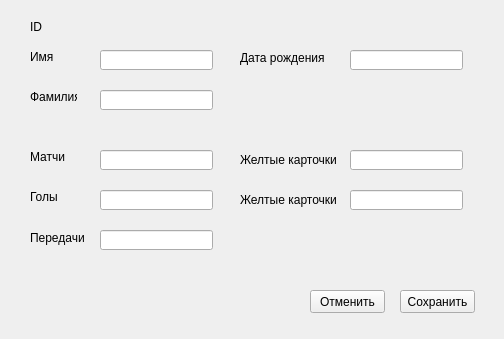
<?xml version="1.0" encoding="UTF-8"?>
<ui version="4.0">
 <class>Form</class>
 <widget class="QWidget" name="Form">
  <property name="geometry">
   <rect>
    <x>0</x>
    <y>0</y>
    <width>504</width>
    <height>339</height>
   </rect>
  </property>
  <property name="windowTitle">
   <string>Form</string>
  </property>
  <widget class="QLineEdit" name="lineEdit">
   <property name="geometry">
    <rect>
     <x>100</x>
     <y>50</y>
     <width>113</width>
     <height>20</height>
    </rect>
   </property>
  </widget>
  <widget class="QLabel" name="label">
   <property name="geometry">
    <rect>
     <x>30</x>
     <y>20</y>
     <width>47</width>
     <height>13</height>
    </rect>
   </property>
   <property name="text">
    <string>ID </string>
   </property>
  </widget>
  <widget class="QLabel" name="label_2">
   <property name="geometry">
    <rect>
     <x>30</x>
     <y>50</y>
     <width>47</width>
     <height>13</height>
    </rect>
   </property>
   <property name="text">
    <string>Имя</string>
   </property>
  </widget>
  <widget class="QLineEdit" name="lineEdit_2">
   <property name="geometry">
    <rect>
     <x>100</x>
     <y>90</y>
     <width>113</width>
     <height>20</height>
    </rect>
   </property>
  </widget>
  <widget class="QLabel" name="label_3">
   <property name="geometry">
    <rect>
     <x>30</x>
     <y>90</y>
     <width>47</width>
     <height>13</height>
    </rect>
   </property>
   <property name="text">
    <string>Фамилия</string>
   </property>
  </widget>
  <widget class="QLineEdit" name="lineEdit_3">
   <property name="geometry">
    <rect>
     <x>350</x>
     <y>50</y>
     <width>113</width>
     <height>20</height>
    </rect>
   </property>
  </widget>
  <widget class="QLabel" name="label_4">
   <property name="geometry">
    <rect>
     <x>240</x>
     <y>50</y>
     <width>91</width>
     <height>16</height>
    </rect>
   </property>
   <property name="text">
    <string>Дата рождения</string>
   </property>
  </widget>
  <widget class="QLineEdit" name="lineEdit_4">
   <property name="geometry">
    <rect>
     <x>100</x>
     <y>150</y>
     <width>113</width>
     <height>20</height>
    </rect>
   </property>
  </widget>
  <widget class="QLabel" name="label_5">
   <property name="geometry">
    <rect>
     <x>30</x>
     <y>150</y>
     <width>47</width>
     <height>13</height>
    </rect>
   </property>
   <property name="text">
    <string>Матчи</string>
   </property>
  </widget>
  <widget class="QLabel" name="label_6">
   <property name="geometry">
    <rect>
     <x>30</x>
     <y>190</y>
     <width>47</width>
     <height>13</height>
    </rect>
   </property>
   <property name="text">
    <string>Голы</string>
   </property>
  </widget>
  <widget class="QLineEdit" name="lineEdit_5">
   <property name="geometry">
    <rect>
     <x>100</x>
     <y>190</y>
     <width>113</width>
     <height>20</height>
    </rect>
   </property>
  </widget>
  <widget class="QLabel" name="label_7">
   <property name="geometry">
    <rect>
     <x>30</x>
     <y>230</y>
     <width>61</width>
     <height>16</height>
    </rect>
   </property>
   <property name="text">
    <string>Передачи</string>
   </property>
  </widget>
  <widget class="QLineEdit" name="lineEdit_6">
   <property name="geometry">
    <rect>
     <x>100</x>
     <y>230</y>
     <width>113</width>
     <height>20</height>
    </rect>
   </property>
  </widget>
  <widget class="QLineEdit" name="lineEdit_7">
   <property name="geometry">
    <rect>
     <x>350</x>
     <y>150</y>
     <width>113</width>
     <height>20</height>
    </rect>
   </property>
  </widget>
  <widget class="QLabel" name="label_8">
   <property name="geometry">
    <rect>
     <x>240</x>
     <y>150</y>
     <width>101</width>
     <height>20</height>
    </rect>
   </property>
   <property name="text">
    <string>Желтые карточки</string>
   </property>
  </widget>
  <widget class="QLineEdit" name="lineEdit_8">
   <property name="geometry">
    <rect>
     <x>350</x>
     <y>190</y>
     <width>113</width>
     <height>20</height>
    </rect>
   </property>
   <property name="text">
    <string/>
   </property>
  </widget>
  <widget class="QLabel" name="label_9">
   <property name="geometry">
    <rect>
     <x>240</x>
     <y>190</y>
     <width>101</width>
     <height>20</height>
    </rect>
   </property>
   <property name="text">
    <string>Желтые карточки</string>
   </property>
  </widget>
  <widget class="QPushButton" name="pushButton">
   <property name="geometry">
    <rect>
     <x>400</x>
     <y>290</y>
     <width>75</width>
     <height>23</height>
    </rect>
   </property>
   <property name="text">
    <string>Сохранить</string>
   </property>
  </widget>
  <widget class="QPushButton" name="pushButton_2">
   <property name="geometry">
    <rect>
     <x>310</x>
     <y>290</y>
     <width>75</width>
     <height>23</height>
    </rect>
   </property>
   <property name="text">
    <string>Отменить</string>
   </property>
  </widget>
 </widget>
 <resources/>
 <connections/>
</ui>
